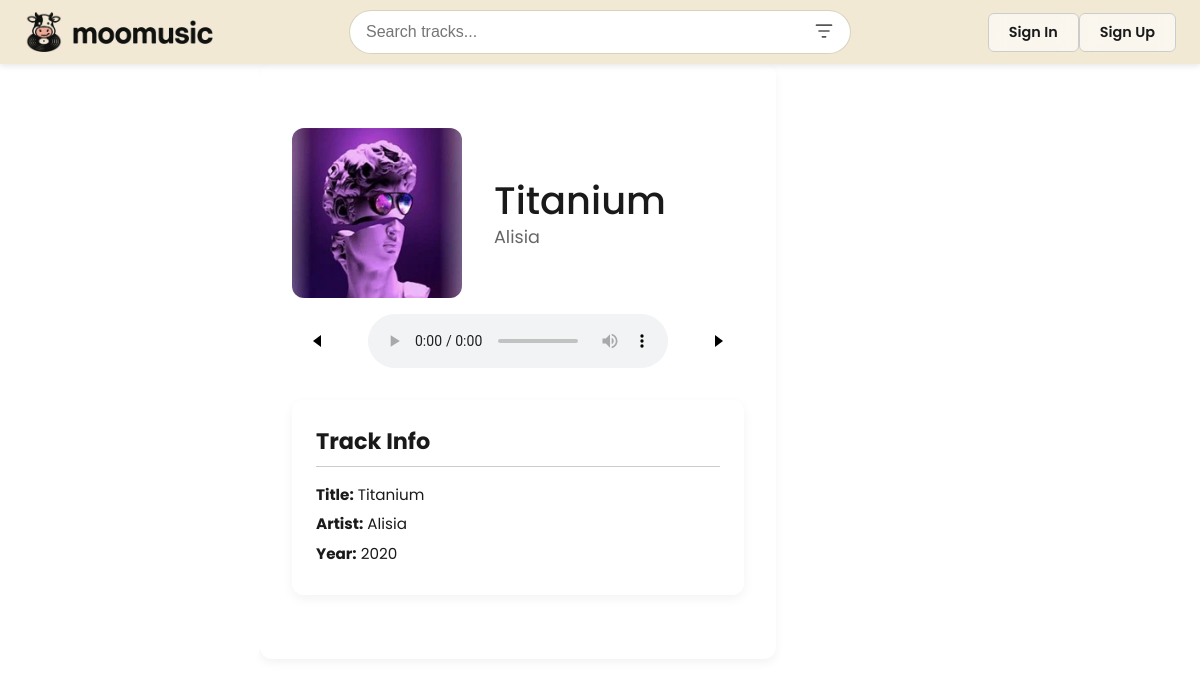
Before: /track/4/ with the older database file.
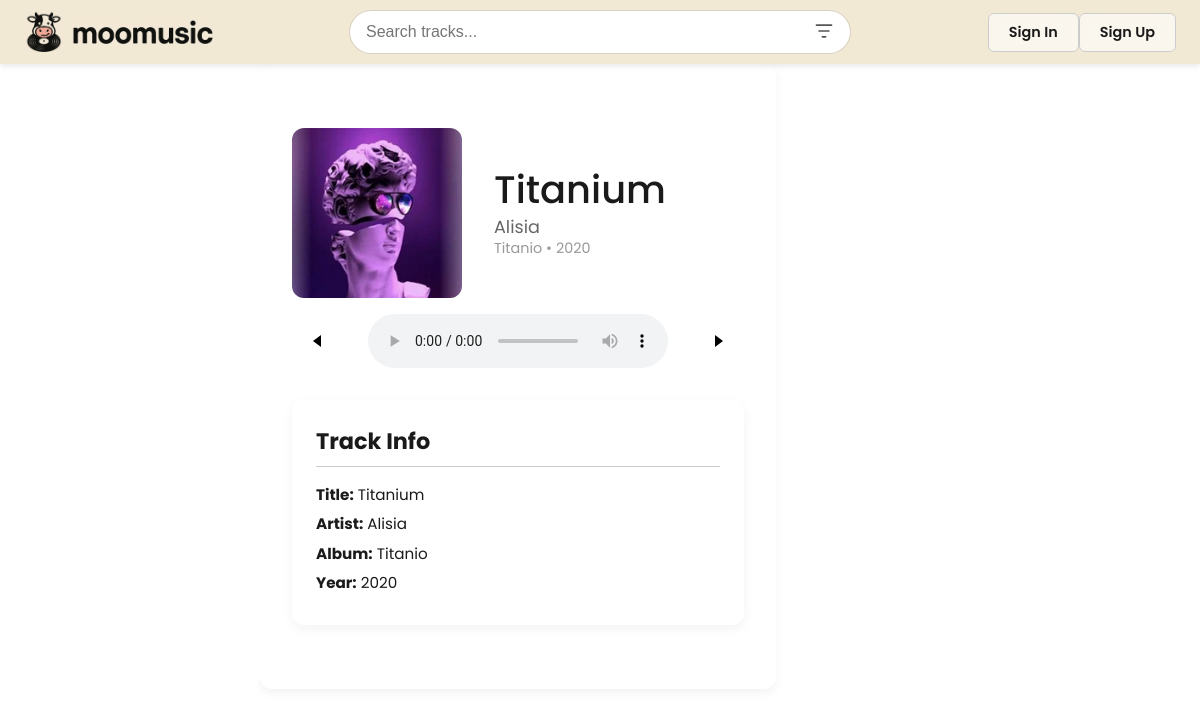
After: the same page with the newer database file.
### pages/models.py (models this page shows, shortened)
class Track(models.Model):
    title       = models.CharField(max_length=200)
    artist      = models.CharField(max_length=200)
    audio_file  = models.FileField(upload_to='tracks/')
    cover_image = models.ImageField(upload_to='covers/', null=True, blank=True)
    album       = models.CharField(max_length=200, null=True, blank=True)
    year        = models.IntegerField(null=True, blank=True)
    class Meta:
        ordering = ['artist', 'title']

### pages/views.py (the view)
# urls.py: path("track/<int:pk>/", views.track, name="track"),
def track(request, pk):
    track = get_object_or_404(Track, pk=pk)
    if request.user.is_authenticated:
        Recent.objects.filter(user=request.user, track=track).delete()
        Recent.objects.create(user=request.user, track=track)
    all_tracks = list(Track.objects.order_by('id'))
    ids = [t.id for t in all_tracks]
    idx = ids.index(track.id)
    prev_track = all_tracks[idx - 1] if idx > 0 else None
    next_track = all_tracks[idx + 1] if idx < len(all_tracks) - 1 else None
    is_fav = (
        request.user.is_authenticated and
        Favourite.objects.filter(user=request.user, track=track).exists()
    )
    recent_songs, favourites, playlists = _get_sidebar_data(request.user)
    return render(request, 'pages/track.html', {
        'track': track,
        'previous_track': prev_track,
        'next_track': next_track,
        'is_fav': is_fav,
        'recent_songs': recent_songs,
        'favourites': favourites,
        'playlists': playlists,
    })

### pages/context_processors.py (called while the page is built, shortened)
def sidebar_data(request):
    return {}

### pages/views.py (called while the page is built, shortened)
def _get_sidebar_data(user):
    recent_songs = []
    favourites = []
    playlists = []
    return recent_songs, favourites, playlists

### templates/pages/track.html (shortened to what this page needs)
{% extends 'base.html' %}
{% load static %}
{% block content %}
<div class="home-container{% if not user.is_authenticated %} no-sidebar{% endif %}">
  <main class="main-content">
    <div class="track-card">
      <div class="track-header">
        <div class="cover-large-wrapper">
          {% if track.cover_image %}
            <img src="{{ track.cover_image.url }}" alt="{{ track.title }}">
          {% else %}
            <img src="/media/default.jpg" alt="{{ track.title }}">
          {% endif %}
        </div>
        <div class="track-details">
          <div class="track-meta">
            <h1 class="track-title">{{ track.title }}</h1>
            <p class="track-artist">{{ track.artist }}</p>
            {% if track.album %}
              <p class="track-album">{{ track.album }} • {{ track.year }}</p>
            {% endif %}
          </div>
        </div>
      </div>
      <div class="player-section">
        <button class="ctrl-btn" onclick="previousTrack()" {% if not previous_track %}disabled{% endif %}>
          <svg width="24" height="24" viewBox="0 0 24 24"><path d="M15 18l-8-6 8-6z"/></svg>
        </button>
        <audio id="player" controls>
          <source src="{{ track.audio_file.url }}" type="audio/mpeg">
        </audio>
        <button class="ctrl-btn" onclick="nextTrack()" {% if not next_track %}disabled{% endif %}>
          <svg width="24" height="24" viewBox="0 0 24 24"><path d="M9 6l8 6-8 6z"/></svg>
        </button>
      </div>
      <section class="track-metadata">
        <h2>Track Info</h2>
        <ul>
          <li><strong>Title:</strong> {{ track.title }}</li>
          <li><strong>Artist:</strong> {{ track.artist }}</li>
          {% if track.album %}
            <li><strong>Album:</strong> {{ track.album }}</li>
          {% endif %}
          {% if track.year %}
            <li><strong>Year:</strong> {{ track.year }}</li>
          {% endif %}
        </ul>
      </section>
    </div>
  </main>
</div>
{% endblock %}

Changed rows visible on the page:
changed Track "Titanium": album (not shown) → "Titanio"; year (not shown) → "2020"
Other visible differences:
text now shown: "• Album:"
